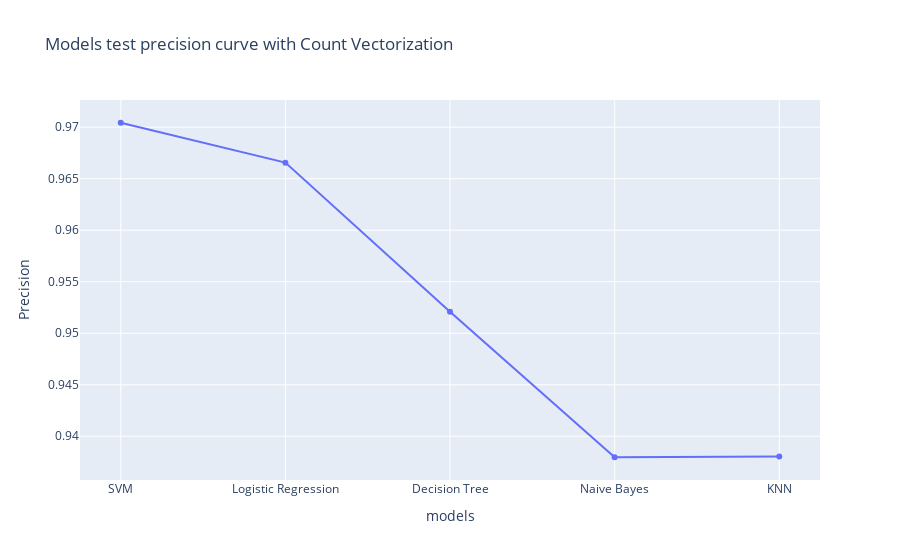

The notebook cell saved with this chart:
### Code cell
x_data_precision = [svc_precision,lr_precision,dt_precision,nb_precision,knn_precision]
px.line(x=y_data,y=x_data_precision,title="Models test precision curve with Count Vectorization",labels={'x':'models','y':'Precision'},markers='o')

### Figure 1 — Plotly figure (JSON) as saved in the notebook; plotly's stock layout.template omitted (floating-point values rounded to 4 significant figures)
{"data": [{"hovertemplate": "models=%{x}<br>Precision=%{y}<extra></extra>", "legendgroup": "", "line": {"color": "#636efa", "dash": "solid"}, "marker": {"symbol": "circle"}, "mode": "lines+markers", "name": "", "orientation": "v", "showlegend": false, "type": "scatter", "x": ["SVM", "Logistic Regression", "Decision Tree", "Naive Bayes", "KNN"], "xaxis": "x", "y": [0.9704, 0.9666, 0.9521, 0.938, 0.938], "yaxis": "y"}], "layout": {"legend": {"tracegroupgap": 0}, "title": {"text": "Models test precision curve with Count Vectorization"}, "xaxis": {"anchor": "y", "domain": [0, 1], "title": {"text": "models"}}, "yaxis": {"anchor": "x", "domain": [0, 1], "title": {"text": "Precision"}}}}
